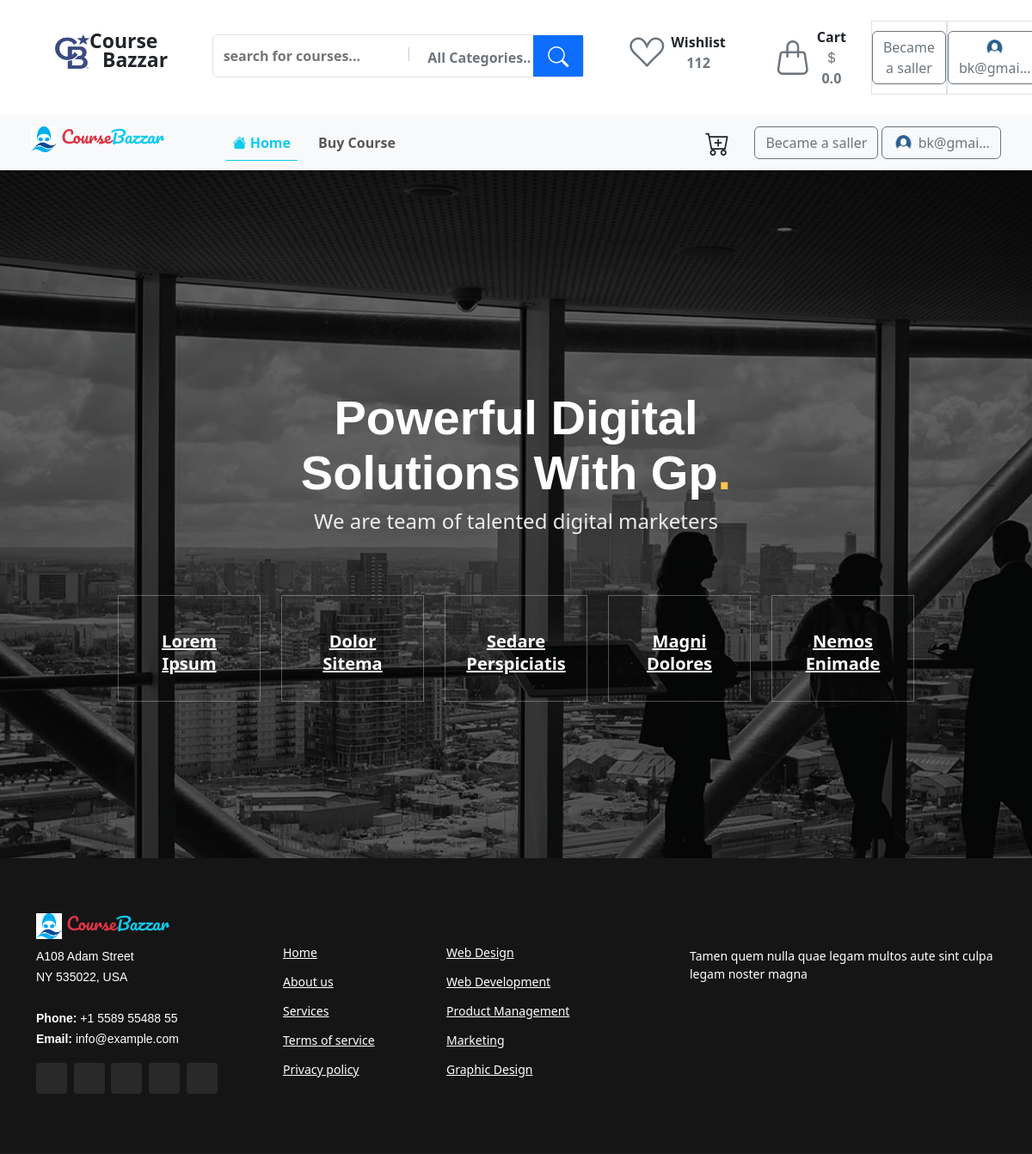
Page / (signed in) on the earlier database version.
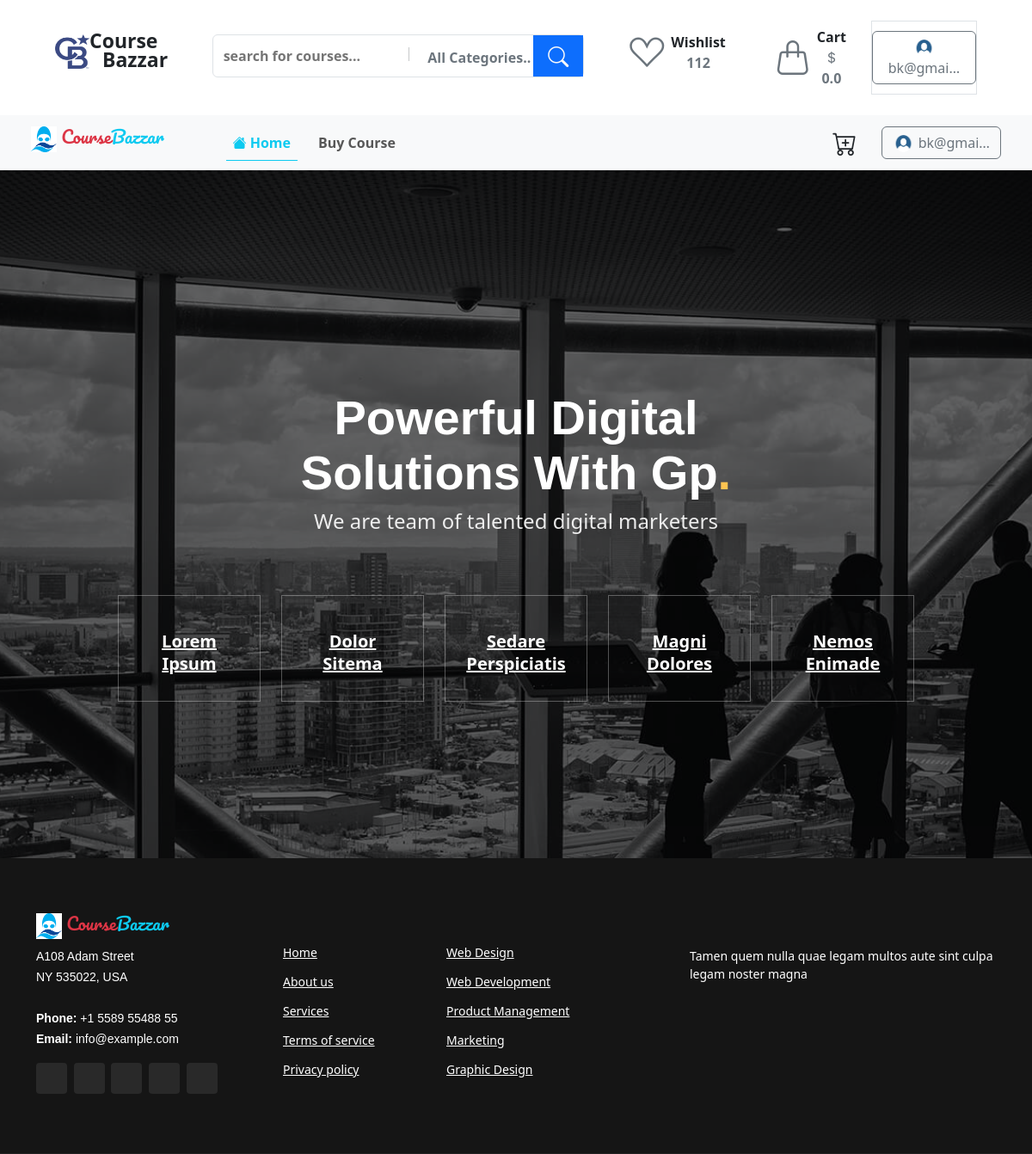
Same page on the later database version.
### myapp/views.py (the view)
# urls.py: 2. Add a URL to urlpatterns:  path('', views.home, name='home')
def home(request):
    return render(request, 'index.html',{"home":True})

### customer/profile_context.py (called while the page is built)
def profile_detail(request):
    user = request.user
    if user.username == "admin":
        customer = False
        return  {'customer':customer}
    if user.is_authenticated :
        customer = CustomUser.objects.get(id = user.id)
        cartcounter =  AddToCart.objects.filter(user_id = customer.id).count()
        carts =  AddToCart.objects.filter(user_id = customer.id)
        total_price = 0.00
        for cart in carts:
            total_price += cart.course.price
        print(total_price)
        context={
            'customer':customer,
            'cartcounter' : cartcounter,
            'total_price':total_price
        }
    else:
        context={
            'customer':False
        }
    return  context

### templates/index.html (shortened to what this page needs)
{% extends "base.html" %}
{% load static %}
{% block body %}
<section id="hero" class="d-flex align-items-center justify-content-center">
    <div class="container" data-aos="fade-up">
      <div class="row justify-content-center" data-aos="fade-up" data-aos-delay="150">
        <div class="col-xl-6 col-lg-8">
          <h1>Powerful Digital Solutions With Gp<span>.</span></h1>
          <h2>We are team of talented digital marketers</h2>
        </div>
      </div>
      <div class="row gy-4 mt-5 justify-content-center" data-aos="zoom-in" data-aos-delay="250">
        <div class="col-xl-2 col-md-4">
          <div class="icon-box">
            <h3><a href="">Lorem Ipsum</a></h3>
          </div>
        </div>
        <div class="col-xl-2 col-md-4">
          <div class="icon-box">
            <h3><a href="">Dolor Sitema</a></h3>
          </div>
        </div>
        <div class="col-xl-2 col-md-4">
          <div class="icon-box">
            <h3><a href="">Sedare Perspiciatis</a></h3>
          </div>
        </div>
        <div class="col-xl-2 col-md-4">
          <div class="icon-box">
            <h3><a href="">Magni Dolores</a></h3>
          </div>
        </div>
        <div class="col-xl-2 col-md-4">
          <div class="icon-box">
            <h3><a href="">Nemos Enimade</a></h3>
          </div>
        </div>
      </div>
    </div>
  </section>
{% endblock body %}

### templates/header.html (shortened to what the changed rows need)
{% load static %}
<div class="container-fluid px-5">
  <div class="row px-3 py-4">
      <div class="col--lg5  col-sm-5  d-flex">
        {% if user.is_authenticated %}
        {% if not user.is_saller %}
       <div class="border d-flex  align-items-center ms-auto">
        <a href="{% url 'becamesaller' %}" class="text-decoration-none">
          <button class="btn btn-outline-secondary">
            Became a saller
          </button>
        </a>
       </div>
        {% endif %}
        {% endif %}
      </div>
  </div>
</div>
<nav class="navbar navbar-expand-lg bg-light px-4 py-1">
    <div class="container-fluid">
      <div class="collapse navbar-collapse" id="navbarSupportedContent">
       <div>
        {% if user.is_authenticated %}
        {% if not user.is_saller %}
        <a href="{% url 'becamesaller' %}" class="text-decoration-none">
          <button class="btn btn-outline-secondary">
            Became a saller
          </button>
        </a>
        {% endif %}
        {% endif %}
       </div>
      </div>
    </div>
  </nav>

Differences in the rows shown:
changed CustomUser "bk@gmai…": is_saller False → True (drawn)
Other differences:
text no longer shown: "Became a saller Became a saller"
